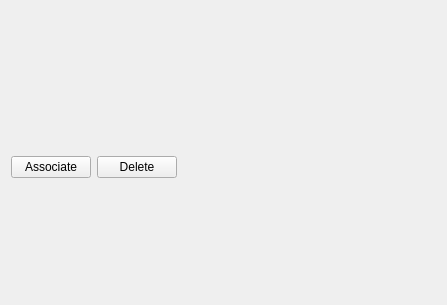
<?xml version="1.0" encoding="UTF-8"?>
<ui version="4.0">
 <class>Form</class>
 <widget class="QWidget" name="Form">
  <property name="geometry">
   <rect>
    <x>0</x>
    <y>0</y>
    <width>447</width>
    <height>305</height>
   </rect>
  </property>
  <property name="windowTitle">
   <string>Form</string>
  </property>
  <layout class="QVBoxLayout" name="verticalLayout">
   <item>
    <widget class="QLabel" name="label_2">
     <property name="text">
      <string/>
     </property>
     <property name="pixmap">
      <pixmap>googledrive.png</pixmap>
     </property>
     <property name="alignment">
      <set>Qt::AlignCenter</set>
     </property>
    </widget>
   </item>
   <item>
    <layout class="QFormLayout" name="formLayout">
     <property name="fieldGrowthPolicy">
      <enum>QFormLayout::FieldsStayAtSizeHint</enum>
     </property>
     <property name="labelAlignment">
      <set>Qt::AlignJustify|Qt::AlignVCenter</set>
     </property>
     <property name="formAlignment">
      <set>Qt::AlignJustify|Qt::AlignTop</set>
     </property>
     <item row="0" column="0">
      <widget class="QPushButton" name="associateButton">
       <property name="text">
        <string>Associate</string>
       </property>
      </widget>
     </item>
     <item row="0" column="1">
      <widget class="QPushButton" name="deleteButton">
       <property name="enabled">
        <bool>true</bool>
       </property>
       <property name="text">
        <string>Delete</string>
       </property>
      </widget>
     </item>
    </layout>
   </item>
  </layout>
 </widget>
 <resources/>
 <connections/>
</ui>
